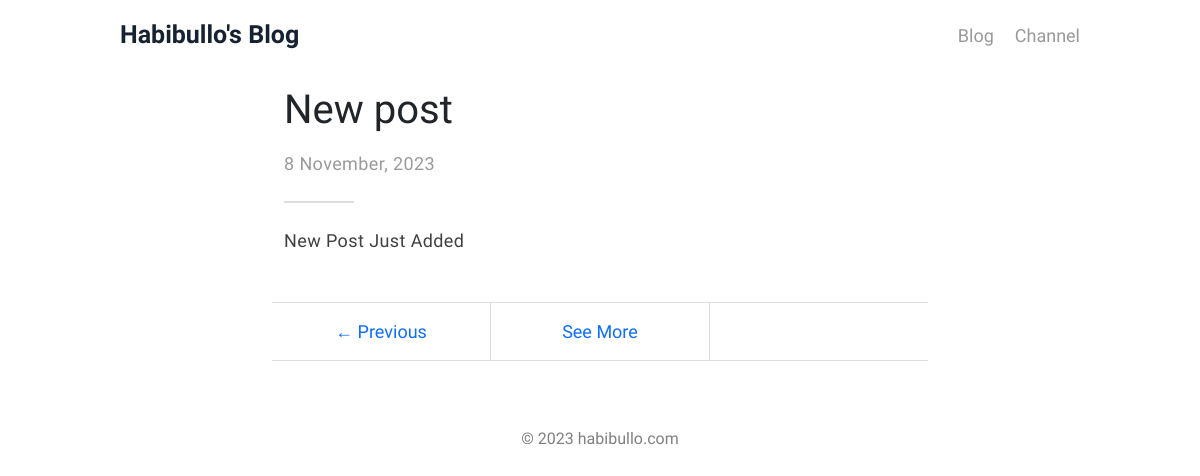
Page /blog/new-post on the committed database.
### main/models.py (models this page shows, shortened)
class Post(models.Model):
    title = models.CharField(max_length=200)
    content = RichTextField(blank=True, null=True)
    slug = models.CharField(max_length=200, blank=True, null=True)
    time = models.DateTimeField(auto_now_add=True)

### main/views.py (the view)
# urls.py: path('blog/<str:url>', views.blog_detail, name='blog_detail')
def blog_detail(request, url):
    post = get_object_or_404(Post, slug=url)
    previous_post = Post.objects.filter(time__lt=post.time).order_by('-time').first()
    next_post = Post.objects.filter(time__gt=post.time).order_by('time').first()
    context = {
        'post': post,
        'previous_post': previous_post,
        'next_post': next_post,
    }
    return render(request, 'main_app/blog_detail.html', context)

### templates/main_app/blog_detail.html (shortened to what this page needs)
{% extends 'index.html' %}
{% load static %}
{% block content %}
{% include 'navbar.html' %}
<div class="container mt-3">
  <div class="row justify-content-center">
    <article class="col-lg-8 col-md-10 col-12">
      <h1>{{ post.title }}</h1>
      <p class="mt-3" style="color: rgba(0, 0, 0, 0.4);">{{post.time| date:'j F, Y'}}</p>
      <div class="line mt-4 mb-4"></div>
      <p>
        {{ post.content | safe }}
      </p>
      <ul class="custom-pagination col-md-8 col-12 mt-5 mb-5">
        <div class="pagination-list row">
          <li class="col prev">
            {% if previous_post %}
              <a href="{% url 'blog_detail' previous_post.slug %}" title="{{previous_post.title}}">&larr; Previous</a>
            {% endif %}
          </li>
          <li class="col">
            <a href="{% url 'blog' %}">See More</a>
          </li>
          <li class="col next">
          </li>
        </div>
      </ul>
    </article>
  </div>
</div>
{% include 'footer.html' %}
{% endblock content %}

### static/styles/style.css (style rules this page uses)
* { margin: 0; padding: 0; box-sizing: border-box; list-style: none; }
body { font-family: "Source Sans 3", sans-serif; }
a { text-decoration: none; }
p { color: rgba(0, 0, 0, 0.75); font-size: 18px; letter-spacing: .4px; }
.container { max-width: 1040px; padding: 0 40px; }
.line { width: 70px; height: 2px; background-color: #DDDDDD; }
.custom-pagination { width: 100%; font-size: 18px; margin-top: 30px; padding: 0; }
.custom-pagination .pagination-list { border-top: 1px solid #ddd; border-bottom: 1px solid #ddd; }
.custom-pagination .pagination-list li:not(:last-child) { border-right: 1px solid #ddd; }
.custom-pagination .pagination-list a { display: block; text-align: center; padding: 15px 0; }

### rows in the picture
Post: title "New post", time "8 November, 2023", content "New Post Just Added"
